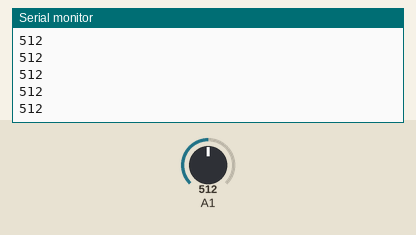
This sketch was run on a simulated Arduino Uno, built with avr-gcc and run on an emulated ATmega328P. Parts: the last lines printed to the serial monitor. The test bench sets the inputs (shaded band); at power-on: A1 = 512.

Above: at 1.2 s.
1.3 s: A1 set to 737
At 1.9 s:
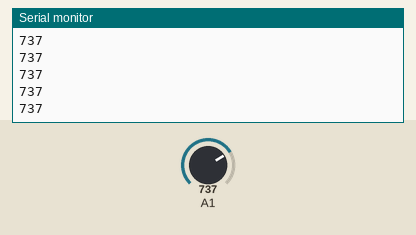
2.8 s: A1 set to 762
At 3.5 s:
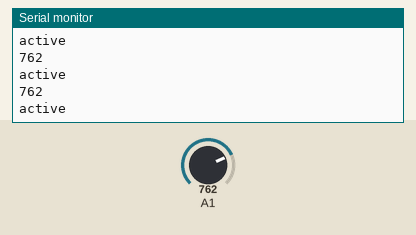
Timing chart, 0 to 5.8 s (numbered marks = the images above; inputs shaded):
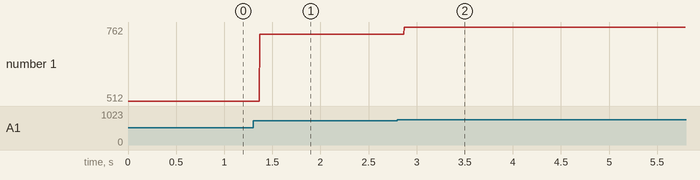

Measured:
- the behaviour switches between 750 and 751 on A1 (found by bisection; images 1 and 2)
- after the input at 1.3 s, the serial monitor: prints a new line after 0.07 s (image 1)
- after the input at 2.8 s, the serial monitor: prints a new line after 0.07 s (image 2)
- plotted number 1: 512 → 737 after the input at 1.3 s, 737 → 762 after the input at 2.8 s

The sketch:

sound.ino
```cpp
void setup()
{
Serial.begin(9600);
}

void loop()
{
  int sensorValue = analogRead(A1);
  Serial.println(sensorValue); //  // print out the value you read:

  if (sensorValue > 750)
  Serial.println("active");
}
```
